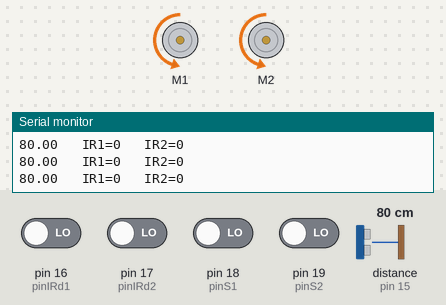
Bench run of a sketch on a simulated Arduino Uno, built with avr-gcc and run on an emulated ATmega328P. Shown: 2 × DC motor (green arrow = forward, orange = backward, longer = faster), the last lines printed to the serial monitor. The test bench sets the inputs (shaded band); at power-on: pin 16 (pinIRd1), pin 17 (pinIRd2), pin 18 (pinS1), pin 19 (pinS2) LOW, distance to the obstacle (sensor on pin 15) 80 cm. The echo pulse lasts 58.3 µs per cm.

Above: at 1.2 s.
1.3 s: distance to the obstacle (sensor on pin 15) set to 12 cm
2.8 s: distance to the obstacle (sensor on pin 15) set to 9 cm
At 4.0 s:
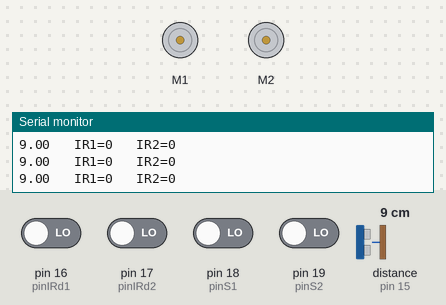
4.3 s: pin 18 (pinS1) driven HIGH
At 4.6 s:
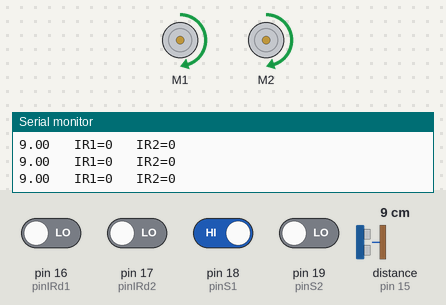
7.3 s: pin 18 (pinS1) driven LOW
At 8.8 s:
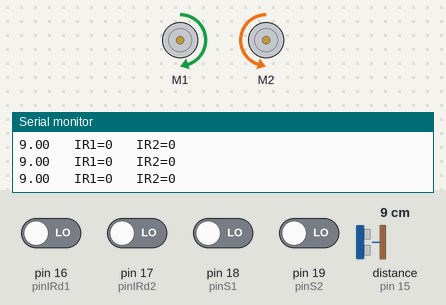
9.7 s: distance to the obstacle (sensor on pin 15) set to 18 cm
At 10.7 s:
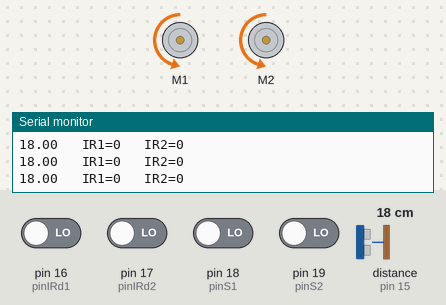
11.2 s: pin 16 (pinIRd1) driven HIGH
At 11.8 s:
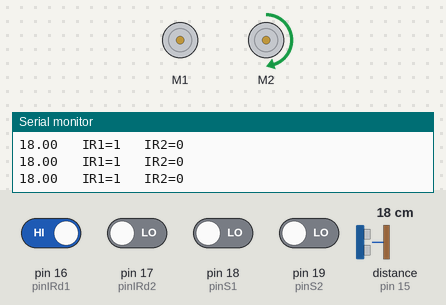
Timing chart, 0 to 13.7 s (numbered marks = the images above; inputs shaded):
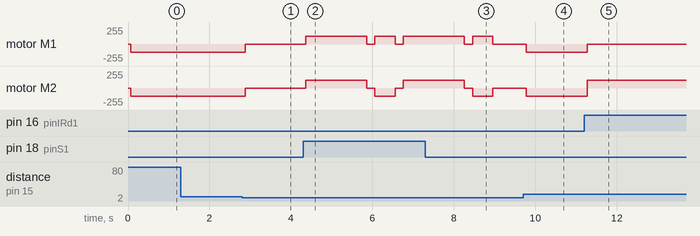

The sketch:

2WD.ino
```cpp
#include <HCSR04.h>
#include <AFMotor.h>

AF_DCMotor motor1(1);
AF_DCMotor motor2(2);

HCSR04 hc(14, 15); //initialisation class HCSR04 (trig pin , echo pin)

float distance=0;

const int pinIRd1 = 16;
const int pinIRd2 = 17;
const int pinS1 = 18;
const int pinS2 =19;


int IR1 = 0;
int IR2 = 0;
int S1=0;
int S2=0;
int deg90 = 500;
int Mspeed=120;

void setup()
{
    Serial.begin(9600);
    motor1.setSpeed(Mspeed);
    motor1.run(RELEASE);
    motor2.setSpeed(Mspeed);
    motor2.run(RELEASE);
    pinMode(pinIRd1,INPUT);
    pinMode(pinIRd2,INPUT);
    pinMode(pinS1,INPUT);
    pinMode(pinS2,INPUT);
}

void loop()
{
  S1 = digitalRead(pinS1);
  S2 = digitalRead(pinS2);
  if((S1==1)&&(S2==1)){
    motor1.run(FORWARD);
    motor2.run(BACKWARD);
  }
  if((S1==1)&&(S2==0)){
    motor1.run(FORWARD);
    motor2.run(FORWARD);
    delay(1500);
    motor1.run(RELEASE);
    motor2.run(RELEASE);
    delay(200);
    motor1.run(FORWARD);
    motor2.run(BACKWARD);
    delay(deg90);
    motor1.run(RELEASE);
    motor2.run(RELEASE);
    delay(200);
  }
  if((S1==0)&&(S2==1)){
    distance=hc.dist();
    IR1 = digitalRead(pinIRd1);
    IR2 = digitalRead(pinIRd2);
    Serial.print(distance); // return curent distance in serial
    Serial.print("\t IR1=");
    Serial.print(IR1);
    Serial.print("\t IR2=");
    Serial.println(IR2);
    delay(60);
  }
  if((S1==0)&&(S2==0)){
    distance=hc.dist();
    IR1 = digitalRead(pinIRd1);
    IR2 = digitalRead(pinIRd2);
    Serial.print(distance); // return curent distance in serial
    Serial.print("\t IR1=");
    Serial.print(IR1);
    Serial.print("\t IR2=");
    Serial.println(IR2);
    delay(60);                 // we suggest to use over 60ms measurement cycle, in order to prevent trigger signal to the echo signal.

    if((distance>10.0)||(distance==0.00)){

      if((IR1==1)&&(IR2==1)){ //Both sensors inside black line, drive forward
        motor1.run(FORWARD);
        motor2.run(FORWARD);
      }

      if((IR1==1)&&(IR2==0)){   //Right sensor out of line, turn left
        motor1.run(RELEASE);
        motor2.run(FORWARD);
      }

      if((IR1==0)&&(IR2==1)){   //Left sensor out of line, turn right
        motor1.run(FORWARD);
        motor2.run(RELEASE);
      }

      if((IR1==0)&&(IR2==0)){   //Both sensors out of line, drive backwards
        motor1.run(BACKWARD);
        motor2.run(BACKWARD);
      }

    }
    else{
      motor1.run(RELEASE);
      motor2.run(RELEASE);
    }
  }
}
```

Measured:
- the behaviour switches between 11 and 10 cm on distance to the obstacle (sensor on pin 15) (found by bisection; images 0 and 1)
- after the input at 2.8 s, motor M1, motor M2: backward 120/255 → stopped after 0.07 s
- after the input at 4.3 s, motor M1: goes forward 120/255 1.5 s, stopped 0.20 s, forward 120/255 0.50 s, stopped 0.20 s, then forward 120/255, starting after 0.06 s; motor M2: stopped → forward 120/255 after 0.06 s, → stopped 1.5 s later, → backward 120/255 0.20 s later, → stopped 0.50 s later, … (5 changes in this stretch)
- after the input at 7.3 s, motor M1, motor M2: goes on until 9.0 s, then stays stopped
- after the input at 9.7 s, motor M1, motor M2: stopped → backward 120/255 after 0.08 s
- after the input at 11.2 s, motor M1: backward 120/255 → stopped after 0.08 s; motor M2: backward 120/255 → forward 120/255 after 0.08 s
